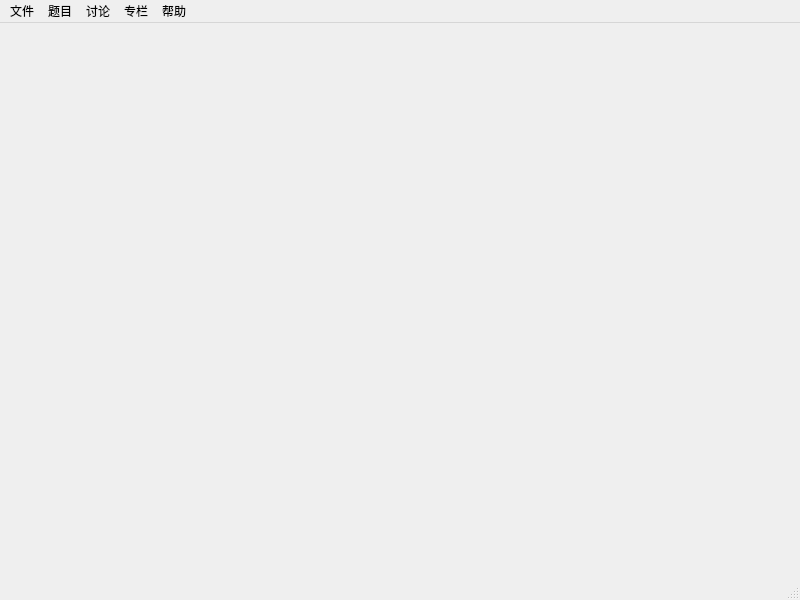
<?xml version="1.0" encoding="UTF-8"?>
<ui version="4.0">
 <class>LuoguDesktop</class>
 <widget class="QMainWindow" name="LuoguDesktop">
  <property name="geometry">
   <rect>
    <x>0</x>
    <y>0</y>
    <width>800</width>
    <height>600</height>
   </rect>
  </property>
  <property name="windowTitle">
   <string>LuoguDesktop</string>
  </property>
  <property name="windowIcon">
   <iconset resource="../assets.qrc">
    <normaloff>:/images/assets/logo.svg</normaloff>:/images/assets/logo.svg</iconset>
  </property>
  <widget class="QWidget" name="centralwidget"/>
  <widget class="QMenuBar" name="menubar">
   <property name="geometry">
    <rect>
     <x>0</x>
     <y>0</y>
     <width>800</width>
     <height>23</height>
    </rect>
   </property>
   <widget class="QMenu" name="File">
    <property name="title">
     <string>文件</string>
    </property>
    <addaction name="login"/>
    <addaction name="logout"/>
    <addaction name="separator"/>
    <addaction name="settings"/>
    <addaction name="exit"/>
   </widget>
   <widget class="QMenu" name="Problem">
    <property name="title">
     <string>题目</string>
    </property>
    <addaction name="show_problem"/>
   </widget>
   <widget class="QMenu" name="Discuss">
    <property name="title">
     <string>讨论</string>
    </property>
    <addaction name="all"/>
    <addaction name="siteaffairs"/>
    <addaction name="problem"/>
    <addaction name="academics"/>
    <addaction name="relevantaffairs"/>
    <addaction name="service"/>
    <addaction name="separator"/>
    <addaction name="save_discuss"/>
   </widget>
   <widget class="QMenu" name="Help">
    <property name="title">
     <string>帮助</string>
    </property>
    <addaction name="help"/>
    <addaction name="about"/>
   </widget>
   <widget class="QMenu" name="Article">
    <property name="title">
     <string>专栏</string>
    </property>
    <addaction name="article_mine"/>
    <addaction name="article_ground"/>
   </widget>
   <addaction name="File"/>
   <addaction name="Problem"/>
   <addaction name="Discuss"/>
   <addaction name="Article"/>
   <addaction name="Help"/>
  </widget>
  <widget class="QStatusBar" name="statusbar"/>
  <action name="login">
   <property name="text">
    <string>登录</string>
   </property>
  </action>
  <action name="logout">
   <property name="text">
    <string>登出</string>
   </property>
  </action>
  <action name="settings">
   <property name="text">
    <string>设置</string>
   </property>
  </action>
  <action name="exit">
   <property name="text">
    <string>退出</string>
   </property>
  </action>
  <action name="help">
   <property name="text">
    <string>帮助</string>
   </property>
  </action>
  <action name="about">
   <property name="text">
    <string>关于</string>
   </property>
  </action>
  <action name="show_problem">
   <property name="text">
    <string>查看题目</string>
   </property>
  </action>
  <action name="article_mine">
   <property name="text">
    <string>我的专栏</string>
   </property>
  </action>
  <action name="article_ground">
   <property name="text">
    <string>文章广场</string>
   </property>
  </action>
  <action name="all">
   <property name="text">
    <string>全部板块</string>
   </property>
  </action>
  <action name="siteaffairs">
   <property name="text">
    <string>站务版</string>
   </property>
  </action>
  <action name="problem">
   <property name="text">
    <string>题目总版</string>
   </property>
  </action>
  <action name="academics">
   <property name="text">
    <string>学术版</string>
   </property>
  </action>
  <action name="relevantaffairs">
   <property name="text">
    <string>灌水区</string>
   </property>
  </action>
  <action name="service">
   <property name="text">
    <string>工单反馈版</string>
   </property>
  </action>
  <action name="save_discuss">
   <property name="text">
    <string>保存帖子</string>
   </property>
  </action>
 </widget>
 <resources>
  <include location="../assets.qrc"/>
 </resources>
 <connections/>
</ui>
